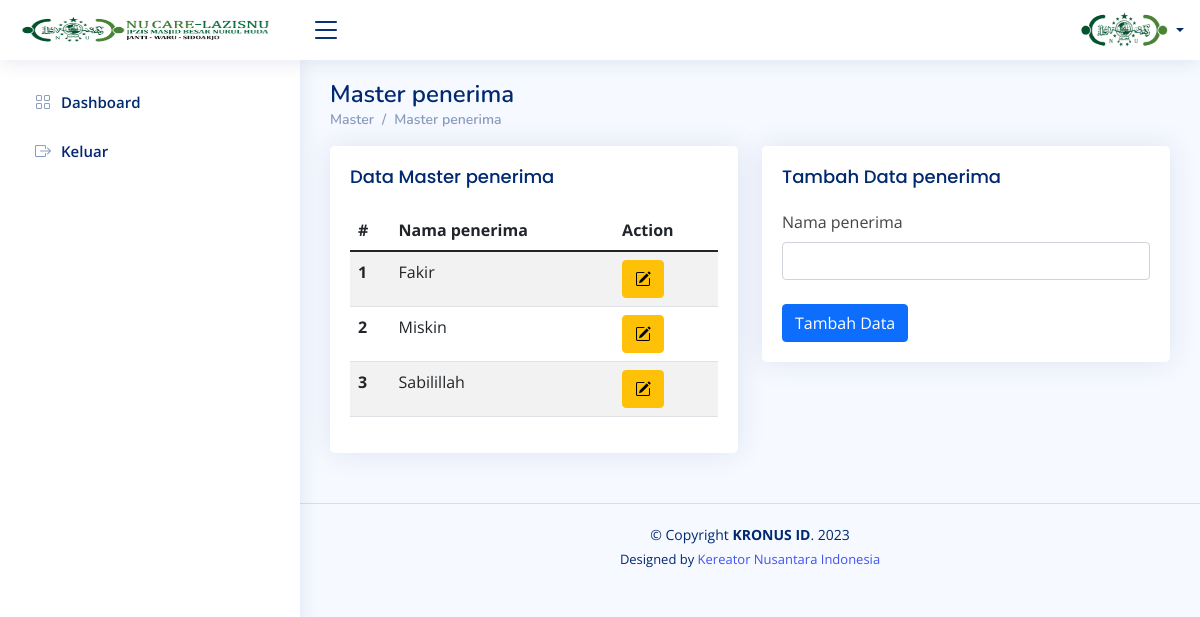
The page /index.php/master/master_penerima on the database its author committed.
### tables this page shows
CREATE TABLE
    `tbl_master_penerima` (
        `id_ket` int(11) NOT NULL,
        `nama_ket` varchar(20) DEFAULT NULL
    );

### application/views/template/conten.php (called while the page is built, shortened)
<?php
$this->load->view('template/header');
$this->load->view('template/navbar');
$this->load->view($conten);

### application/controllers/Master.php (called while the page is built, shortened)
<?php
class Master extends CI_Controller
{
    public function __construct()
    {
        $this->load->model('M_master', 'master');
    }
    public function master_penerima()
    {
        $data = [
            'akses' => $this->session->userdata('level'),
            'name' => $this->session->userdata('nama'),
            'title' => 'Master penerima',
            'conten' => 'conten/master_penerima',
            'master_penerima' => $this->m_data->get_data('tbl_master_penerima'),
            'headder_css' => array(
            ),
            'footer_js' => array(
            ),
        ];
        $this->load->view('template/conten', $data);
    }
}

### index.php (called while the page is built, shortened)
<?php
require_once BASEPATH.'core/CodeIgniter.php';

### application/models/M_data.php (called while the page is built, shortened)
<?php
class M_data extends CI_Model
{
  function get_data($table)
  {
    return $this->db->get($table);
  }
}

### application/views/conten/master_penerima.php (the view, shortened to what this page needs)
<main id="main" class="main">
    <div class="pagetitle">
        <h1>Master penerima</h1>
        <nav>
            <ol class="breadcrumb">
                <li class="breadcrumb-item"><a href="<?= site_url('Master') ?>">Master</a></li>
                <li class="breadcrumb-item">Master penerima</li>
            </ol>
        </nav>
    </div>
    <section class="section">
        <div class="row">
            <div class="col-lg-6">
                <div class="card">
                    <div class="card-body">
                        <h5 class="card-title">Data Master penerima</h5>
                        <table class="table table-striped">
                            <thead>
                                <tr>
                                    <th scope="col">#</th>
                                    <th scope="col">Nama penerima</th>
                                    <th scope="col">Action</th>
                                </tr>
                            </thead>
                            <tbody>
                                <?php
                                $x = 1;
                                $no = 1;
                                foreach ($master_penerima->result() as $row) { ?>
                                    <tr>
                                        <th scope="row"><?= $x++; ?></th>
                                        <td><?= $row->nama_ket ?></td>
                                        <td>
                                            <button type="button" class="btn btn-warning" title="Edit Data" data-bs-toggle="modal" data-bs-target="#basicModal<?= $no++; ?>"><i class="bi bi-pencil-square"></i></button>
                                        </td>
                                    </tr>
                                <?php } ?>
                            </tbody>
                        </table>
                    </div>
                </div>
            </div>
            <div class="col-lg-6">
                <div class="card">
                    <div class="card-body">
                        <h5 class="card-title">Tambah Data penerima</h5>
                        <form action="<?= site_url('Master/tambah_penerima') ?>" method="post">
                            <div class="col-12">
                                <label for="inputNanme4" class="form-label">Nama penerima</label>
                                <input type="text" class="form-control" id="inputNanme4" name="nama_penerima">
                            </div>
                            <br>
                            <button type="submit" class="btn btn-primary">Tambah Data</button>
                        </form>
                    </div>
                </div>
            </div>
        </div>
    </section>
</main>

### assets/template/assets/css/style.css (style rules this page uses)
:root { scroll-behavior: smooth; }
body { font-family: "Open Sans", sans-serif; background: #f6f9ff; color: #444444; }
a { color: #4154f1; text-decoration: none; }
h1, h2, h3, h4, h5, h6 { font-family: "Nunito", sans-serif; }
#main { margin-top: 60px; padding: 20px 30px; transition: all 0.3s; }
.pagetitle { margin-bottom: 10px; }
.pagetitle h1 { font-size: 24px; margin-bottom: 0; font-weight: 600; color: #012970; }
.card { margin-bottom: 30px; border: none; border-radius: 5px; box-shadow: 0px 0 30px rgba(1, 41, 112, 0.1); }
.card-title { padding: 20px 0 15px 0; font-size: 18px; font-weight: 500; color: #012970; font-family: "Poppins", sans-serif; }
.card-body { padding: 0 20px 20px 20px; }
.breadcrumb { font-size: 14px; font-family: "Nunito", sans-serif; color: #899bbd; font-weight: 600; }
.breadcrumb a { color: #899bbd; transition: 0.3s; }
.breadcrumb .breadcrumb-item::before { color: #899bbd; }
@media (min-width: 1200px) { #main, #footer { margin-left: 300px; } }

### rows shown on the page
tbl_master_penerima: nama_ket "Fakir"
tbl_master_penerima: nama_ket "Miskin"
tbl_master_penerima: nama_ket "Sabilillah"
